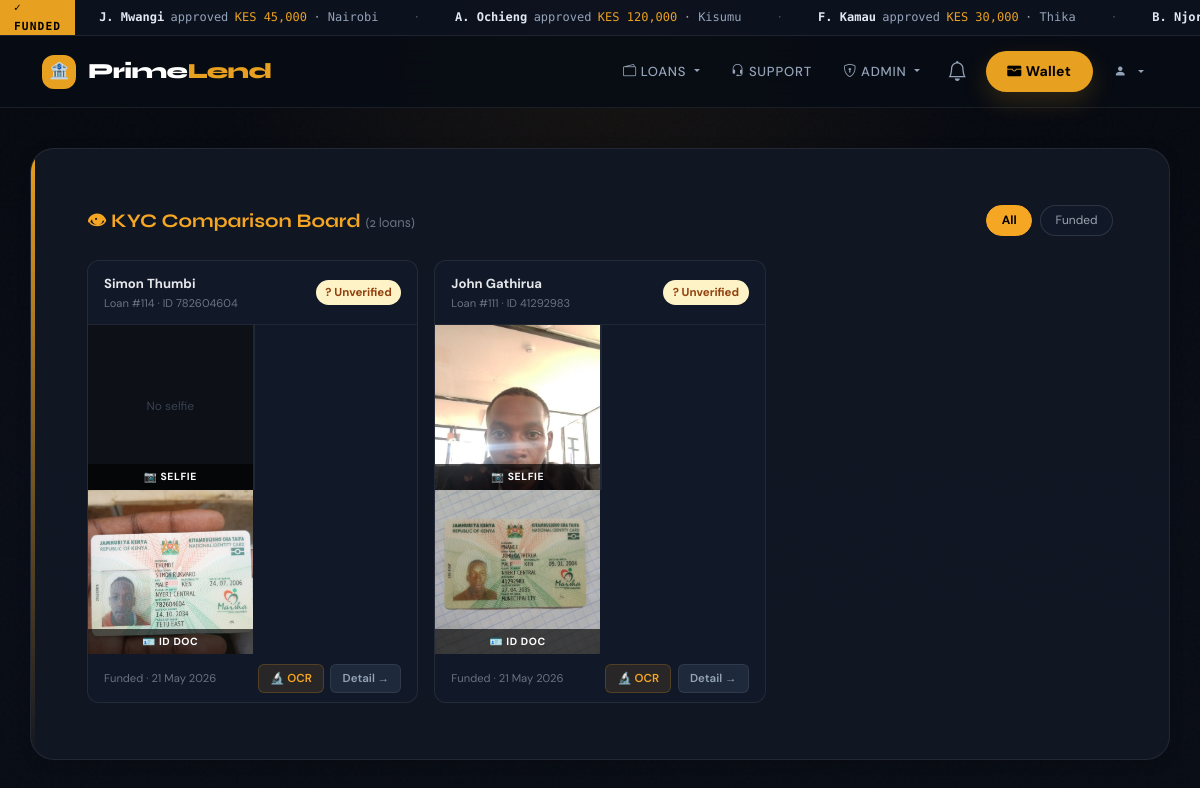
/loans/admin/kyc-board/ (signed in), run on the app's committed database.
### loans/models.py (models this page shows, shortened)
class LoanApplication(models.Model):
    user = models.ForeignKey(User, on_delete=models.CASCADE)
    full_name = models.CharField(max_length=100)
    age = models.IntegerField()
    employment_status = models.CharField(max_length=50)
    monthly_income = models.FloatField()
    repayment_period = models.IntegerField(help_text="Months")
    credit_history = models.IntegerField(help_text="0 = Bad, 1 = Good")
    qualified_amount = models.DecimalField(max_digits=12, decimal_places=2, null=True, blank=True)
    id_number = models.CharField(max_length=20)
    id_document_front = models.FileField(
    upload_to='ids/front/',
    null=True,
    blank=True
)
    id_document_back = models.FileField(
        upload_to='ids/back/',
        null=True,
        blank=True
)
    reason_for_loan = models.TextField()
    documents_verified = models.BooleanField(default=False)
    kyc_face_verified = models.BooleanField(null=True, blank=True)
    kyc_confidence    = models.FloatField(null=True, blank=True)
    ai_explanation    = models.JSONField(null=True, blank=True)
    risk_level        = models.CharField(max_length=10, blank=True, default="")
    kyc_selfie        = models.ImageField(upload_to='kyc/selfies/', null=True, blank=True)
    id_authentic          = models.BooleanField(null=True, blank=True)
    id_authenticity_score = models.FloatField(null=True, blank=True)
    id_authenticity_notes = models.TextField(blank=True, default="")
    mrz_valid             = models.BooleanField(null=True, blank=True)
    ela_score             = models.FloatField(null=True, blank=True)
    status = models.CharField(
        max_length=20,
        choices=STATUS_CHOICES,
        default='Pending'
    )
    created_at = models.DateTimeField(auto_now_add=True)
    approved_at = models.DateTimeField(null=True, blank=True)
    admin_approved = models.BooleanField(default=False)
    approved_by    = models.ForeignKey(User, null=True, blank=True, on_delete=models.SET_NULL, related_name="approved_loans")
    funded = models.BooleanField(default=False)
    funded_at = models.DateTimeField(null=True, blank=True)
    terms_accepted = models.BooleanField(default=False)
    fraud_score = models.FloatField(default=0.0)
    fraud_flag = models.BooleanField(default=False)
    predicted_probability = models.FloatField(default=0.0)
    rejection_reason = models.TextField(blank=True, null=True)
    risk_reasons = models.JSONField(null=True, blank=True)
    previous_loan_count = models.IntegerField(default=0)
    on_time_repayment_count = models.IntegerField(default=0)
    last_default_flag = models.BooleanField(default=False)
    processing_fee = models.PositiveIntegerField(default=10)
    processing_fee_paid = models.BooleanField(default=False)
    disbursed = models.BooleanField(default=False)
    interest_rate = models.DecimalField(
        max_digits=5,
        decimal_places=2,
        default=10.00   # 10% default
    )
    amount_remaining = models.DecimalField(max_digits=10, decimal_places=2,default=0)
    fully_repaid = models.BooleanField(default=False)

### loans/admin_views.py (the view)
# urls.py: path('admin/kyc-board/', kyc_comparison_board, name='kyc_comparison_board'),
@login_required
@is_admin
def kyc_comparison_board(request):
    from loans.models import LoanApplication
    import os
    from django.conf import settings
    status_filter = request.GET.get('status', '')
    loans_qs = LoanApplication.objects.filter(
        kyc_selfie__isnull=False
    ).select_related('user').order_by('-created_at')
    if status_filter:
        loans_qs = loans_qs.filter(status=status_filter)
    entries = []
    for loan in loans_qs[:100]:  # max 100 per page
        entry = {
            'loan':       loan,
            'selfie_url': None,
            'id_url':     None,
        }
        if loan.kyc_selfie:
            try:
                entry['selfie_url'] = loan.kyc_selfie.url
            except Exception:
                pass
        if loan.id_document_front:
            try:
                entry['id_url'] = loan.id_document_front.url
            except Exception:
                pass
        entries.append(entry)
    statuses = LoanApplication.objects.values_list('status', flat=True).distinct()
    return render(request, 'loans/kyc_comparison_board.html', {
        'entries':       entries,
        'status_filter': status_filter,
        'statuses':      statuses,
    })

### loans/templates/loans/kyc_comparison_board.html (shortened to what this page needs)
{% extends "base.html" %}
{% block content %}
<div class="board">
  <div class="board-header">
    <h1>👁 KYC Comparison Board <span style="color:#6b7280;font-size:0.85rem;font-weight:400;">({{ entries|length }} loans)</span></h1>
    <div class="board-filters">
      <a href="?status=" class="filter-btn {% if not status_filter %}active{% endif %}">All</a>
      {% for s in statuses %}
      <a href="?status={{ s }}" class="filter-btn {% if status_filter == s %}active{% endif %}">{{ s }}</a>
      {% endfor %}
    </div>
  </div>
  {% if entries %}
  <div class="board-grid">
    {% for entry in entries %}
    <div class="kyc-card">
      <div class="kyc-card-header">
        <div>
          <div class="kyc-card-name">{{ entry.loan.user.get_full_name|default:entry.loan.user.username }}</div>
          <div class="kyc-card-id">Loan #{{ entry.loan.id }} · ID {{ entry.loan.id_number|default:"—" }}</div>
        </div>
        <span class="kyc-status {% if entry.loan.kyc_face_verified %}match{% elif entry.loan.kyc_face_verified == False %}mismatch{% else %}pending{% endif %}">
          {% if entry.loan.kyc_face_verified %}✓ Match{% elif entry.loan.kyc_face_verified == False %}✗ Mismatch{% else %}? Unverified{% endif %}
        </span>
      </div>
      <div class="kyc-images">
        <div class="kyc-img-box">
          {% if entry.selfie_url %}
            <img src="{{ entry.selfie_url }}" alt="Selfie" onclick="openLightbox('{{ entry.selfie_url }}')">
          {% else %}
            <div class="no-img">No selfie</div>
          {% endif %}
          <div class="kyc-img-label">📷 Selfie</div>
        </div>
        <div class="divider"></div>
        <div class="kyc-img-box">
          {% if entry.id_url %}
            <img src="{{ entry.id_url }}" alt="ID" style="object-position:center center;" onclick="openLightbox('{{ entry.id_url }}')">
          {% else %}
            <div class="no-img">No ID</div>
          {% endif %}
          <div class="kyc-img-label">🪪 ID Doc</div>
        </div>
      </div>
      <div class="kyc-card-footer">
        <div style="font-size:0.7rem;color:#6b7280;">
          {{ entry.loan.status }} ·
          {{ entry.loan.created_at|date:"d M Y" }}
        </div>
        <div class="kyc-actions">
          <a href="{% url 'loan_ocr_debug' entry.loan.id %}" class="btn-debug">🔬 OCR</a>
          <a href="{% url 'admin_loan_detail' entry.loan.id %}" class="btn-detail">Detail →</a>
        </div>
      </div>
    </div>
    {% endfor %}
  </div>
  {% else %}
  <div style="text-align:center;color:#6b7280;padding:3rem;font-size:0.9rem;">
    No loans with KYC selfies found{% if status_filter %} for status "{{ status_filter }}"{% endif %}.
  </div>
  {% endif %}
</div>
{% endblock %}

### static/css/base.css (style rules this page uses)
:root { --ink: #080c14; --surface: #0d1220; --panel: #111827; --panel-2: #161f30; --border: rgba(255,255,255,0.08); --border-2: rgba(255,255,255,0.14); --gold: #e8a020; --gold-light: #f5c060; --green: #10c98f; --green-dim: rgba(16,201,143,0.12); --red: #f05060; --blue: #4a90e2; --text: #e2e8f2; --text-2: #94a3b8; --text-3: #4a5568; --shadow-sm: 0 2px 14px rgba(0,0,0,0.18); --shadow-md: 0 8px 36px rgba(0,0,0,0.3); --radius: 16px; --radius-sm: 10px; --radius-lg: 24px; --nav-h: 72px; }
* { box-sizing: border-box; }
html { scroll-behavior: smooth; }
body { margin: 0; min-height: 100vh; font-family: 'DM Sans', sans-serif; font-size: 15px; line-height: 1.65; color: var(--text); background: radial-gradient(circle at top, rgba(232, 160, 32, 0.08), transparent 38%), linear-gradient(180deg, #06080f 0%, #090d16 60%, #080c14 100%); position: relative; }
img, svg { max-width: 100%; }
a { color: inherit; text-decoration: none; }
body::before { content: ''; position: fixed; inset: 0; pointer-events: none; z-index: 0; }
h1,h2,h3,h4,h5,h6 { font-family: 'Syne', sans-serif; color: #fff; }

### loans/templates/loans/kyc_comparison_board.html (style rules this page uses)
.board { max-width:1400px; margin:0 auto; padding:1.5rem; }
.board-header { display:flex; align-items:center; justify-content:space-between; margin-bottom:1.5rem; flex-wrap:wrap; gap:1rem; }
.board-header h1 { font-size:1.2rem; font-weight:700; color:#f5a623; margin:0; }
.board-filters { display:flex; gap:0.5rem; flex-wrap:wrap; }
.filter-btn { padding:0.3rem 0.9rem; border-radius:99px; font-size:0.75rem; text-decoration:none; border:1px solid rgba(255,255,255,0.12); color:#9ca3af; background:#111827; }
.filter-btn.active { background:#f5a623; color:#000; border-color:#f5a623; font-weight:700; }
.board-grid { display:grid; grid-template-columns:repeat(auto-fill, minmax(300px, 1fr)); gap:1rem; }
.kyc-card { background:#111827; border:1px solid rgba(255,255,255,0.08); border-radius:12px; overflow:hidden; }
.kyc-card-header { padding:0.7rem 1rem; border-bottom:1px solid rgba(255,255,255,0.06); display:flex; align-items:center; justify-content:space-between; }
.kyc-card-name { font-size:0.82rem; font-weight:700; color:#e5e7eb; }
.kyc-card-id { font-size:0.7rem; color:#6b7280; }
.kyc-images { display:grid; grid-template-columns:1fr 1fr; gap:0; }
.kyc-img-box { position:relative; }
.kyc-img-box img { width:100%; aspect-ratio:1; object-fit:cover; object-position:center top; display:block; cursor:zoom-in; }
.kyc-img-label { position:absolute; bottom:0; left:0; right:0; background:rgba(0,0,0,0.65); font-size:0.65rem; font-weight:700; text-transform:uppercase; letter-spacing:0.06em; color:#fff; padding:0.25rem 0.5rem; text-align:center; }
.kyc-card-footer { padding:0.6rem 1rem; display:flex; align-items:center; justify-content:space-between; }
.kyc-status { font-size:0.72rem; font-weight:700; padding:0.2rem 0.6rem; border-radius:99px; }
.kyc-status.pending { background:#fef3c7; color:#92400e; }
.kyc-actions { display:flex; gap:0.4rem; }
.kyc-actions a { font-size:0.72rem; padding:0.25rem 0.7rem; border-radius:6px; text-decoration:none; font-weight:600; }
.btn-detail { background:#1e293b; color:#94a3b8; border:1px solid rgba(255,255,255,0.08); }
.btn-debug { background:rgba(245,166,35,0.1); color:#f5a623; border:1px solid rgba(245,166,35,0.2); }
.no-img { width:100%; aspect-ratio:1; background:#0d1117; display:flex; align-items:center; justify-content:center; color:#374151; font-size:0.75rem; }
.divider { width:2px; background:rgba(255,255,255,0.06); }

### data on the page
LoanApplication: loan.user.get_full_name "Simon Thumbi", loan.id "114", loan.id_number "782604604", shows "? Unverified", shows "No selfie", shows a picture, loan.status "Funded", loan.created_at "21 May 2026"
LoanApplication: loan.user.get_full_name "John Gathirua", loan.id "111", loan.id_number "41292983", shows "? Unverified", shows a picture, loan.status "Funded", loan.created_at "21 May 2026"

### other printed values
{{ entries|length }} "2"
{{ s }} "Funded"
